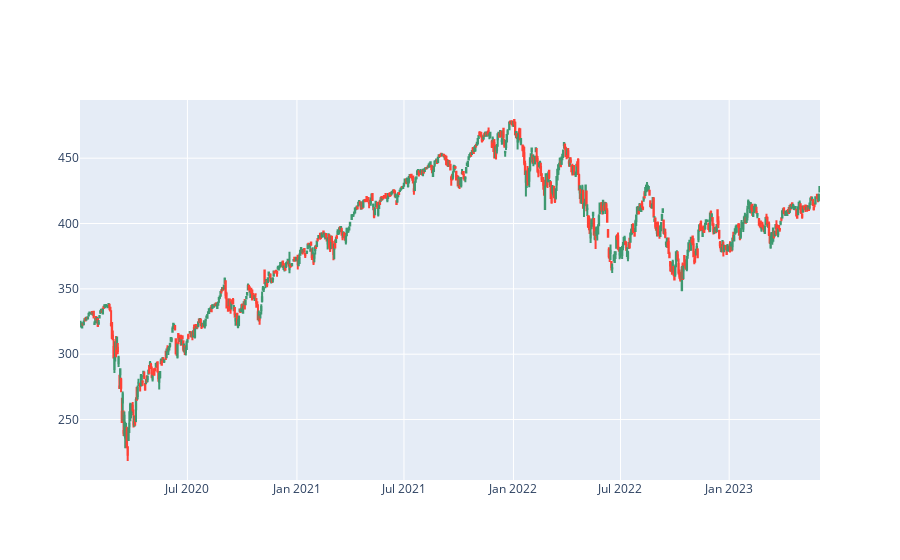

The notebook cell this image was saved under:
### Markdown cell above
刪除假期，沒有開盤之日期

### Code cell
# removing all empty dates
# build complete timeline from start date to end date
dt_all = pd.date_range(start=df.index[0],end=df.index[-1])
# retrieve the dates that ARE in the original datset
dt_obs = [d.strftime("%Y-%m-%d") for d in pd.to_datetime(df.index)]
# define dates with missing values
dt_breaks = [d for d in dt_all.strftime("%Y-%m-%d").tolist() if not d in dt_obs]
fig.update_xaxes(rangebreaks=[dict(values=dt_breaks)])

### Figure 1 — Plotly figure (JSON) as saved in the notebook; plotly's stock layout.template omitted (floating-point values rounded to 4 significant figures; data arrays with more than 128 entries replaced by an {"elided": "..."} marker saying what was removed)
{"data": [{"close": {"elided": "861 float values"}, "high": {"elided": "861 float values"}, "low": {"elided": "861 float values"}, "open": {"elided": "861 float values"}, "type": "candlestick", "x": {"elided": "861 str values"}}], "layout": {"xaxis": {"rangebreaks": [{"bounds": ["sat", "mon"], "values": {"elided": "387 str values"}}], "rangeslider": {"visible": false}}}}
